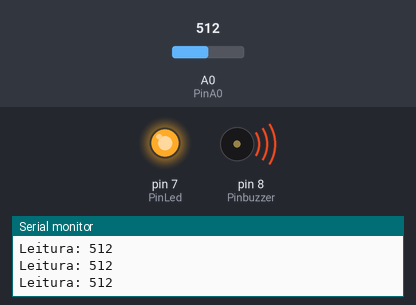
Bench run of a sketch on a simulated Arduino Uno, built with avr-gcc and run on an emulated ATmega328P. Shown: output pins drawn as LEDs (lit = HIGH), buzzer (waves = sounding, pin HIGH), the last lines printed to the serial monitor. The test bench sets the inputs (shaded band); at power-on: A0 (PinA0) = 512.

Above: at 1.2 s.
1.3 s: A0 (PinA0) set to 214
2.8 s: A0 (PinA0) set to 190
At 4.0 s:
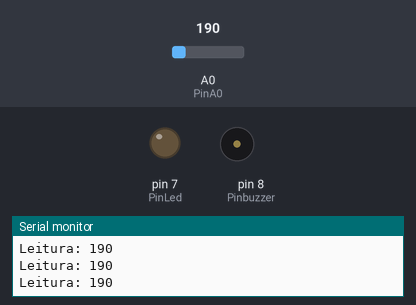
4.3 s: A0 (PinA0) set to 306
At 5.5 s:
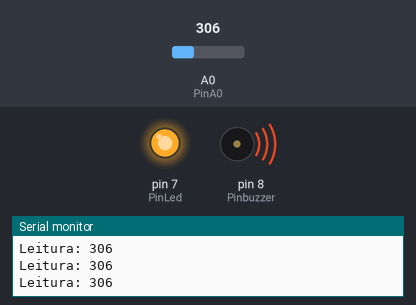
5.8 s: A0 (PinA0) set to 122
At 6.9 s:
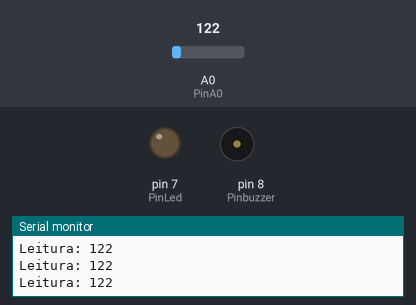
Timing chart, 0 to 8.3 s (numbered marks = the images above; inputs shaded):
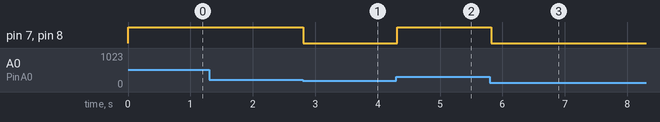

The sketch:

program.ino
```cpp
int Pinbuzzer = 8; // PINO UTILIZADO PELO BUZZER
int PinA0 = A0;   // PINO UTILIZADO PELO SENSOR DE GÁS MQ-2
int PinLed = 7;
int leitura_sensor = 200;    // DEFININDO UM VALOR LIMITE (NÍVEL DE GÁS NORMAL)
unsigned long ultimoEnvio = 0; // Variável para controlar o tempo do último envio
unsigned long intervaloEnvio = 10000; // Intervalo de tempo mínimo entre os envios (em milissegundos)

void setup() {
  pinMode(PinA0, INPUT);       // DEFINE O PINO COMO ENTRADA
  pinMode(Pinbuzzer, OUTPUT);  // DEFINE O PINO COMO SAÍDA
  Serial.begin(9600);          // INICIALIZA A COMUNICAÇÃO SERIAL
  pinMode(PinLed, OUTPUT);     // INICIALIZA O LED COMO SAÍDA
}

void loop() {
  int valor_analogico = analogRead(PinA0); // VARIÁVEL RECEBE O VALOR LIDO NO PINO ANALÓGICO
  Serial.print("Leitura: ");                // EXIBE O TEXTO NA PORTA SERIAL
  Serial.println(valor_analogico);          // MOSTRA NA PORTA SERIAL O VALOR LIDO DO PINO ANALÓGICO
  String mensagem = "Ativar";

  if (valor_analogico > leitura_sensor) {  // SE VALOR LIDO NO PINO ANALÓGICO FOR MAIOR QUE O VALOR LIMITE, FAZ
    digitalWrite(PinLed, HIGH);
    digitalWrite(Pinbuzzer, HIGH);         // ATIVA O BUZZER E O MESMO EMITE O SINAL SONORO
    unsigned long tempoAtual = millis();    // Obter o tempo atual
    if (tempoAtual - ultimoEnvio >= intervaloEnvio) {  // Verificar se o intervalo mínimo foi atingido
      Serial.println(mensagem);               // ENVIA A STRING PELA PORTA SERIAL
      ultimoEnvio = tempoAtual;               // Atualizar o tempo do último envio
    }
  } else {                                 // SENÃO, FAZ
    digitalWrite(Pinbuzzer, LOW);          // BUZZER DESLIGADO
    digitalWrite(PinLed, LOW);
  }
  delay(100);                              // INTERVALO DE 100 MILISSEGUNDOS
}
```

Measured:
- the behaviour switches between 201 and 200 on A0 (PinA0) (found by bisection; images 0 and 1)
- after the input at 2.8 s, pin 7 (PinLed), pin 8 (Pinbuzzer): HIGH → LOW at once
- after the input at 4.3 s, pin 7 (PinLed), pin 8 (Pinbuzzer): LOW → HIGH at once
- after the input at 5.8 s, pin 7 (PinLed), pin 8 (Pinbuzzer): HIGH → LOW at once
